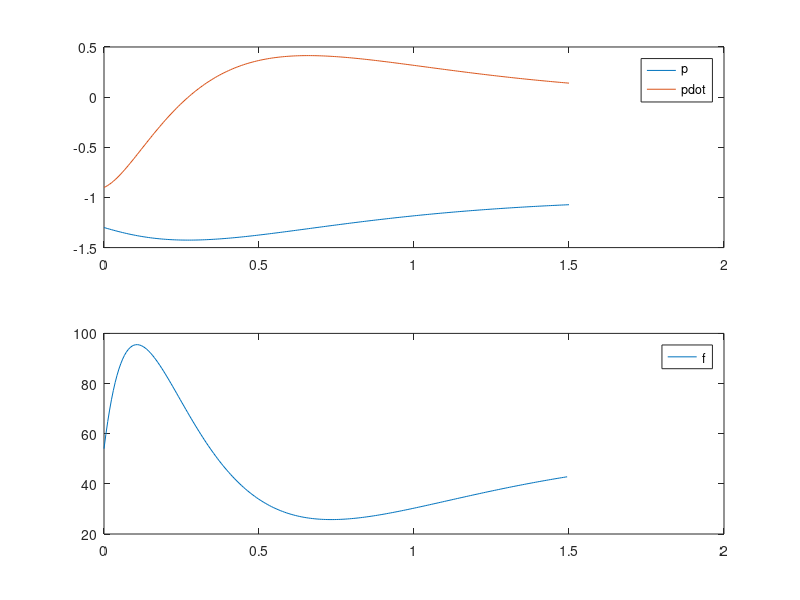

This chart was generated by the following MATLAB code:
function startercode215143
[T,X,U,XFORDISPLAY] = RunSimulation;
PlotResults(T,X,U);
p = mat2str(XFORDISPLAY(1),4)
pdot = mat2str(XFORDISPLAY(2),4)
end

function [actuators,data] = initControlSystem(sensors,references,parameters,data)
%%%%%%%%%%%%%%%%%%
% MODIFY
data.A = [0, 1; -5*sin(1), -1/10];
data.B = [0; 1/20];
data.C = [1, 0];
data.xhat = [0;0];
data.u = 0;

pcon = [-3, -1.5];
pobs = [-9, -4.5];

data.K = acker(data.A, data.B, pcon);
data.L = acker(data.A', data.C', pobs)';
%
%%%%%%%%%%%%%%%%%%
[actuators,data] = runControlSystem(sensors,references,parameters,data);
end

function [actuators,data] = runControlSystem(sensors,references,parameters,data)
%%%%%%%%%%%%%%%%%%
% MODIFY
pE = -1;
fE = 100*cos(pE);
u = -data.K*data.xhat;
y = sensors.p - pE;
data.xhat = data.xhat + (data.A*data.xhat + data.B*u - data.L*(data.C*data.xhat - y)) * parameters.tStep;
actuators.f = u + fE;
%
%%%%%%%%%%%%%%%%%%
end

function [T,X,U,XFORDISPLAY] = RunSimulation
[t,x,tStep,nSteps,nStepsForDisplay] = InitSimulation;
T = t;
X = x;
U = [];
controller.init = @initControlSystem;
controller.run = @runControlSystem;
controller.sensors = GetSensors(t,x);
controller.references = struct;
controller.parameters = struct('tStep',tStep);
controller.data = struct;
[controller.actuators,controller.data] = ...
    controller.init(controller.sensors, ...
                    controller.references, ...
                    controller.parameters, ...
                    controller.data);
for iStep = 1:nSteps
    u = GetInput(controller.actuators);
    [t,x] = ode45(@(t,x) GetXDot(t,x,u),[t t+tStep],x);
    t = t(end);
    x = x(end,:)';
    controller.sensors = GetSensors(t,x);
    [controller.actuators,controller.data] = ...
    controller.run(controller.sensors, ...
                    controller.references, ...
                    controller.parameters, ...
                    controller.data);
    T = [T t];
    X = [X x];
    U = [U u];
    if iStep==nStepsForDisplay
        XFORDISPLAY = x;
    end
end
end

function [t,x,tStep,nSteps,nStepsForDisplay] = InitSimulation
t = 0;
x = [-1.30; -0.90];
tStep = 0.006;
nStepsForDisplay = 25;
nSteps = 250;
end

function u = GetInput(actuators)
u = actuators.f;
end

function sensors = GetSensors(t,x)
sensors.t = t;
sensors.p = x(1);
end

function xdot = GetXDot(t,x,u)
xdot = [x(2); (1/20)*(-(2*x(2)+100*cos(x(1)))+u(1))];
end

function PlotResults(T,X,U)
clf;
subplot(2,1,1);
plot(T,X);
legend('p','pdot');
subplot(2,1,2);
plot(T(1:end-1),U);
legend('f');
end
